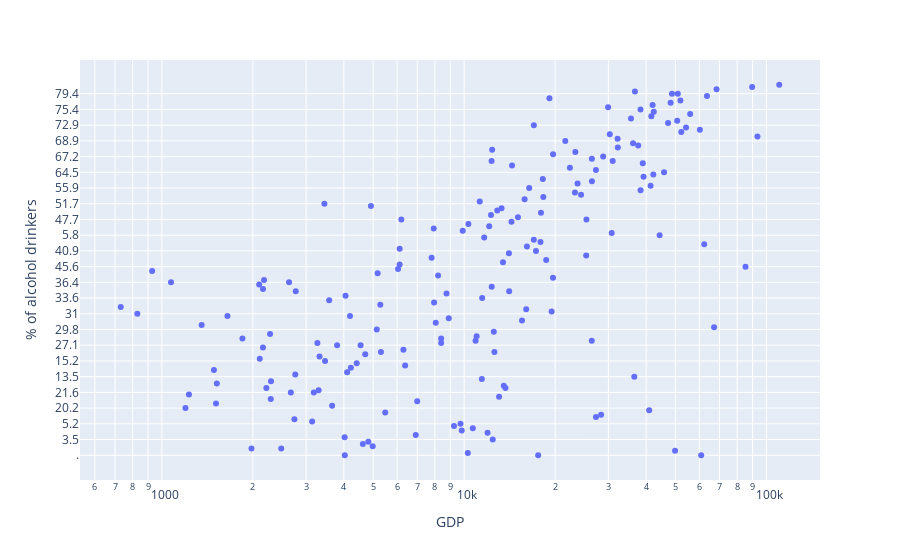

The notebook cell saved with this chart:
### Code cell
px.scatter(test[test.Sex == 'BTSX'], x='GDP', y= '% of alcohol drinkers',  hover_name="Country")

### Figure 1 — Plotly figure (JSON) as saved in the notebook; plotly's stock layout.template omitted (floating-point values rounded to 4 significant figures; data arrays with more than 128 entries replaced by an {"elided": "..."} marker saying what was removed)
{"data": [{"hovertemplate": "<b>%{hovertext}</b><br><br>GDP=%{x}<br>% of alcohol drinkers=%{y}<extra></extra>", "hovertext": {"elided": "182 str values"}, "legendgroup": "", "marker": {"color": "#636efa", "symbol": "circle"}, "mode": "markers", "name": "", "orientation": "h", "showlegend": false, "type": "scatter", "x": {"elided": "182 float values"}, "xaxis": "x", "y": {"elided": "182 str values"}, "yaxis": "y"}], "layout": {"legend": {"tracegroupgap": 0}, "margin": {"t": 60}, "xaxis": {"anchor": "y", "domain": [0, 1], "title": {"text": "GDP"}, "type": "log"}, "yaxis": {"anchor": "x", "domain": [0, 1], "title": {"text": "% of alcohol drinkers"}}}}
